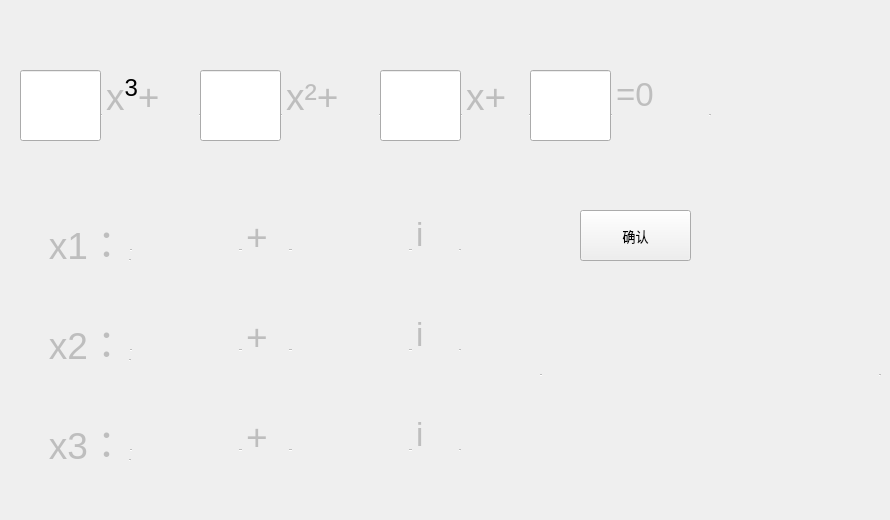
   <widget class="QWidget" name="page_3">
    <widget class="QTextEdit" name="textEdit_2">
     <property name="enabled">
      <bool>false</bool>
     </property>
     <property name="geometry">
      <rect>
       <x>100</x>
       <y>70</y>
       <width>101</width>
       <height>91</height>
      </rect>
     </property>
     <property name="font">
      <font>
       <pointsize>25</pointsize>
      </font>
     </property>
     <property name="frameShape">
      <enum>QFrame::HLine</enum>
     </property>
     <property name="html">
      <string>&lt;!DOCTYPE HTML PUBLIC &quot;-//W3C//DTD HTML 4.0//EN&quot; &quot;http://www.w3.org/TR/REC-html40/strict.dtd&quot;&gt;
&lt;html&gt;&lt;head&gt;&lt;meta name=&quot;qrichtext&quot; content=&quot;1&quot; /&gt;&lt;style type=&quot;text/css&quot;&gt;
p, li { white-space: pre-wrap; }
&lt;/style&gt;&lt;/head&gt;&lt;body style=&quot; font-family:'SimSun'; font-size:25pt; font-weight:400; font-style:normal;&quot;&gt;
&lt;p style=&quot; margin-top:0px; margin-bottom:0px; margin-left:0px; margin-right:0px; -qt-block-indent:0; text-indent:0px;&quot;&gt;&lt;span style=&quot; font-size:28pt;&quot;&gt;x&lt;/span&gt;&lt;span style=&quot; font-family:'宋体,Tahoma,sans-serif'; font-size:28pt; color:#000000; background-color:transparent; vertical-align:super;&quot;&gt;3&lt;/span&gt;&lt;span style=&quot; font-size:28pt;&quot;&gt;+&lt;/span&gt;&lt;/p&gt;&lt;/body&gt;&lt;/html&gt;</string>
     </property>
    </widget>
    <widget class="QTextEdit" name="textEdit_6">
     <property name="enabled">
      <bool>false</bool>
     </property>
     <property name="geometry">
      <rect>
       <x>280</x>
       <y>70</y>
       <width>101</width>
       <height>91</height>
      </rect>
     </property>
     <property name="font">
      <font>
       <pointsize>25</pointsize>
      </font>
     </property>
     <property name="frameShape">
      <enum>QFrame::HLine</enum>
     </property>
     <property name="html">
      <string>&lt;!DOCTYPE HTML PUBLIC &quot;-//W3C//DTD HTML 4.0//EN&quot; &quot;http://www.w3.org/TR/REC-html40/strict.dtd&quot;&gt;
&lt;html&gt;&lt;head&gt;&lt;meta name=&quot;qrichtext&quot; content=&quot;1&quot; /&gt;&lt;style type=&quot;text/css&quot;&gt;
p, li { white-space: pre-wrap; }
&lt;/style&gt;&lt;/head&gt;&lt;body style=&quot; font-family:'SimSun'; font-size:25pt; font-weight:400; font-style:normal;&quot;&gt;
&lt;p style=&quot; margin-top:0px; margin-bottom:0px; margin-left:0px; margin-right:0px; -qt-block-indent:0; text-indent:0px;&quot;&gt;&lt;span style=&quot; font-size:28pt;&quot;&gt;x²+&lt;/span&gt;&lt;/p&gt;&lt;/body&gt;&lt;/html&gt;</string>
     </property>
    </widget>
    <widget class="QTextEdit" name="textEdit_7">
     <property name="enabled">
      <bool>false</bool>
     </property>
     <property name="geometry">
      <rect>
       <x>460</x>
       <y>70</y>
       <width>71</width>
       <height>91</height>
      </rect>
     </property>
     <property name="font">
      <font>
       <pointsize>25</pointsize>
      </font>
     </property>
     <property name="frameShape">
      <enum>QFrame::HLine</enum>
     </property>
     <property name="html">
      <string>&lt;!DOCTYPE HTML PUBLIC &quot;-//W3C//DTD HTML 4.0//EN&quot; &quot;http://www.w3.org/TR/REC-html40/strict.dtd&quot;&gt;
&lt;html&gt;&lt;head&gt;&lt;meta name=&quot;qrichtext&quot; content=&quot;1&quot; /&gt;&lt;style type=&quot;text/css&quot;&gt;
p, li { white-space: pre-wrap; }
&lt;/style&gt;&lt;/head&gt;&lt;body style=&quot; font-family:'SimSun'; font-size:25pt; font-weight:400; font-style:normal;&quot;&gt;
&lt;p style=&quot; margin-top:0px; margin-bottom:0px; margin-left:0px; margin-right:0px; -qt-block-indent:0; text-indent:0px;&quot;&gt;&lt;span style=&quot; font-size:28pt;&quot;&gt;x+&lt;/span&gt;&lt;/p&gt;&lt;/body&gt;&lt;/html&gt;</string>
     </property>
    </widget>
    <widget class="QTextEdit" name="textEdit_8">
     <property name="enabled">
      <bool>false</bool>
     </property>
     <property name="geometry">
      <rect>
       <x>610</x>
       <y>70</y>
       <width>101</width>
       <height>91</height>
      </rect>
     </property>
     <property name="font">
      <font>
       <pointsize>25</pointsize>
      </font>
     </property>
     <property name="frameShape">
      <enum>QFrame::HLine</enum>
     </property>
     <property name="html">
      <string>&lt;!DOCTYPE HTML PUBLIC &quot;-//W3C//DTD HTML 4.0//EN&quot; &quot;http://www.w3.org/TR/REC-html40/strict.dtd&quot;&gt;
&lt;html&gt;&lt;head&gt;&lt;meta name=&quot;qrichtext&quot; content=&quot;1&quot; /&gt;&lt;style type=&quot;text/css&quot;&gt;
p, li { white-space: pre-wrap; }
&lt;/style&gt;&lt;/head&gt;&lt;body style=&quot; font-family:'SimSun'; font-size:25pt; font-weight:400; font-style:normal;&quot;&gt;
&lt;p style=&quot; margin-top:0px; margin-bottom:0px; margin-left:0px; margin-right:0px; -qt-block-indent:0; text-indent:0px;&quot;&gt;=0&lt;/p&gt;&lt;/body&gt;&lt;/html&gt;</string>
     </property>
    </widget>
    <widget class="QTextEdit" name="textEdit_9">
     <property name="enabled">
      <bool>false</bool>
     </property>
     <property name="geometry">
      <rect>
       <x>-10</x>
       <y>210</y>
       <width>141</width>
       <height>101</height>
      </rect>
     </property>
     <property name="font">
      <font>
       <pointsize>25</pointsize>
      </font>
     </property>
     <property name="layoutDirection">
      <enum>Qt::RightToLeft</enum>
     </property>
     <property name="frameShape">
      <enum>QFrame::HLine</enum>
     </property>
     <property name="html">
      <string>&lt;!DOCTYPE HTML PUBLIC &quot;-//W3C//DTD HTML 4.0//EN&quot; &quot;http://www.w3.org/TR/REC-html40/strict.dtd&quot;&gt;
&lt;html&gt;&lt;head&gt;&lt;meta name=&quot;qrichtext&quot; content=&quot;1&quot; /&gt;&lt;style type=&quot;text/css&quot;&gt;
p, li { white-space: pre-wrap; }
&lt;/style&gt;&lt;/head&gt;&lt;body style=&quot; font-family:'SimSun'; font-size:25pt; font-weight:400; font-style:normal;&quot;&gt;
&lt;p align=&quot;right&quot; style=&quot; margin-top:0px; margin-bottom:0px; margin-left:0px; margin-right:0px; -qt-block-indent:0; text-indent:0px;&quot;&gt;&lt;span style=&quot; font-size:28pt;&quot;&gt;x1：&lt;/span&gt;&lt;/p&gt;&lt;/body&gt;&lt;/html&gt;</string>
     </property>
    </widget>
    <widget class="QTextEdit" name="textEdit_10">
     <property name="enabled">
      <bool>false</bool>
     </property>
     <property name="geometry">
      <rect>
       <x>240</x>
       <y>210</y>
       <width>51</width>
       <height>81</height>
      </rect>
     </property>
     <property name="font">
      <font>
       <pointsize>25</pointsize>
      </font>
     </property>
     <property name="frameShape">
      <enum>QFrame::HLine</enum>
     </property>
     <property name="html">
      <string>&lt;!DOCTYPE HTML PUBLIC &quot;-//W3C//DTD HTML 4.0//EN&quot; &quot;http://www.w3.org/TR/REC-html40/strict.dtd&quot;&gt;
&lt;html&gt;&lt;head&gt;&lt;meta name=&quot;qrichtext&quot; content=&quot;1&quot; /&gt;&lt;style type=&quot;text/css&quot;&gt;
p, li { white-space: pre-wrap; }
&lt;/style&gt;&lt;/head&gt;&lt;body style=&quot; font-family:'SimSun'; font-size:25pt; font-weight:400; font-style:normal;&quot;&gt;
&lt;p style=&quot; margin-top:0px; margin-bottom:0px; margin-left:0px; margin-right:0px; -qt-block-indent:0; text-indent:0px;&quot;&gt;&lt;span style=&quot; font-size:28pt;&quot;&gt;+&lt;/span&gt;&lt;/p&gt;&lt;/body&gt;&lt;/html&gt;</string>
     </property>
    </widget>
    <widget class="QTextEdit" name="textEdit_x1_a">
     <property name="enabled">
      <bool>false</bool>
     </property>
     <property name="geometry">
      <rect>
       <x>130</x>
       <y>210</y>
       <width>111</width>
       <height>81</height>
      </rect>
     </property>
     <property name="font">
      <font>
       <pointsize>10</pointsize>
      </font>
     </property>
     <property name="frameShape">
      <enum>QFrame::HLine</enum>
     </property>
    </widget>
    <widget class="QTextEdit" name="textEdit_x1_b">
     <property name="enabled">
      <bool>false</bool>
     </property>
     <property name="geometry">
      <rect>
       <x>290</x>
       <y>210</y>
       <width>121</width>
       <height>81</height>
      </rect>
     </property>
     <property name="font">
      <font>
       <pointsize>10</pointsize>
      </font>
     </property>
     <property name="frameShape">
      <enum>QFrame::HLine</enum>
     </property>
    </widget>
    <widget class="QTextEdit" name="textEdit_13">
     <property name="enabled">
      <bool>false</bool>
     </property>
     <property name="geometry">
      <rect>
       <x>410</x>
       <y>210</y>
       <width>51</width>
       <height>81</height>
      </rect>
     </property>
     <property name="font">
      <font>
       <pointsize>25</pointsize>
      </font>
     </property>
     <property name="frameShape">
      <enum>QFrame::HLine</enum>
     </property>
     <property name="html">
      <string>&lt;!DOCTYPE HTML PUBLIC &quot;-//W3C//DTD HTML 4.0//EN&quot; &quot;http://www.w3.org/TR/REC-html40/strict.dtd&quot;&gt;
&lt;html&gt;&lt;head&gt;&lt;meta name=&quot;qrichtext&quot; content=&quot;1&quot; /&gt;&lt;style type=&quot;text/css&quot;&gt;
p, li { white-space: pre-wrap; }
&lt;/style&gt;&lt;/head&gt;&lt;body style=&quot; font-family:'SimSun'; font-size:25pt; font-weight:400; font-style:normal;&quot;&gt;
&lt;p style=&quot; margin-top:0px; margin-bottom:0px; margin-left:0px; margin-right:0px; -qt-block-indent:0; text-indent:0px;&quot;&gt;i&lt;/p&gt;&lt;/body&gt;&lt;/html&gt;</string>
     </property>
    </widget>
    <widget class="QTextEdit" name="textEdit_14">
     <property name="enabled">
      <bool>false</bool>
     </property>
     <property name="geometry">
      <rect>
       <x>-10</x>
       <y>310</y>
       <width>141</width>
       <height>101</height>
      </rect>
     </property>
     <property name="font">
      <font>
       <pointsize>25</pointsize>
      </font>
     </property>
     <property name="layoutDirection">
      <enum>Qt::RightToLeft</enum>
     </property>
     <property name="frameShape">
      <enum>QFrame::HLine</enum>
     </property>
     <property name="html">
      <string>&lt;!DOCTYPE HTML PUBLIC &quot;-//W3C//DTD HTML 4.0//EN&quot; &quot;http://www.w3.org/TR/REC-html40/strict.dtd&quot;&gt;
&lt;html&gt;&lt;head&gt;&lt;meta name=&quot;qrichtext&quot; content=&quot;1&quot; /&gt;&lt;style type=&quot;text/css&quot;&gt;
p, li { white-space: pre-wrap; }
&lt;/style&gt;&lt;/head&gt;&lt;body style=&quot; font-family:'SimSun'; font-size:25pt; font-weight:400; font-style:normal;&quot;&gt;
&lt;p align=&quot;right&quot; style=&quot; margin-top:0px; margin-bottom:0px; margin-left:0px; margin-right:0px; -qt-block-indent:0; text-indent:0px;&quot;&gt;&lt;span style=&quot; font-size:28pt;&quot;&gt;x2：&lt;/span&gt;&lt;/p&gt;&lt;/body&gt;&lt;/html&gt;</string>
     </property>
    </widget>
    <widget class="QTextEdit" name="textEdit_15">
     <property name="enabled">
      <bool>false</bool>
     </property>
     <property name="geometry">
      <rect>
       <x>-10</x>
       <y>410</y>
       <width>141</width>
       <height>101</height>
      </rect>
     </property>
     <property name="font">
      <font>
       <pointsize>25</pointsize>
      </font>
     </property>
     <property name="layoutDirection">
      <enum>Qt::RightToLeft</enum>
     </property>
     <property name="frameShape">
      <enum>QFrame::HLine</enum>
     </property>
     <property name="html">
      <string>&lt;!DOCTYPE HTML PUBLIC &quot;-//W3C//DTD HTML 4.0//EN&quot; &quot;http://www.w3.org/TR/REC-html40/strict.dtd&quot;&gt;
&lt;html&gt;&lt;head&gt;&lt;meta name=&quot;qrichtext&quot; content=&quot;1&quot; /&gt;&lt;style type=&quot;text/css&quot;&gt;
p, li { white-space: pre-wrap; }
&lt;/style&gt;&lt;/head&gt;&lt;body style=&quot; font-family:'SimSun'; font-size:25pt; font-weight:400; font-style:normal;&quot;&gt;
&lt;p align=&quot;right&quot; style=&quot; margin-top:0px; margin-bottom:0px; margin-left:0px; margin-right:0px; -qt-block-indent:0; text-indent:0px;&quot;&gt;&lt;span style=&quot; font-size:28pt;&quot;&gt;x3：&lt;/span&gt;&lt;/p&gt;&lt;/body&gt;&lt;/html&gt;</string>
     </property>
    </widget>
    <widget class="QTextEdit" name="textEdit_x2_a">
     <property name="enabled">
      <bool>false</bool>
     </property>
     <property name="geometry">
      <rect>
       <x>130</x>
       <y>310</y>
       <width>111</width>
       <height>81</height>
      </rect>
     </property>
     <property name="font">
      <font>
       <pointsize>10</pointsize>
      </font>
     </property>
     <property name="frameShape">
      <enum>QFrame::HLine</enum>
     </property>
    </widget>
    <widget class="QTextEdit" name="textEdit_x3_a">
     <property name="enabled">
      <bool>false</bool>
     </property>
     <property name="geometry">
      <rect>
       <x>130</x>
       <y>410</y>
       <width>111</width>
       <height>81</height>
      </rect>
     </property>
     <property name="font">
      <font>
       <pointsize>10</pointsize>
      </font>
     </property>
     <property name="frameShape">
      <enum>QFrame::HLine</enum>
     </property>
    </widget>
    <widget class="QTextEdit" name="add1">
     <property name="enabled">
      <bool>false</bool>
     </property>
     <property name="geometry">
      <rect>
       <x>240</x>
       <y>310</y>
       <width>51</width>
       <height>81</height>
      </rect>
     </property>
     <property name="font">
      <font>
       <pointsize>25</pointsize>
      </font>
     </property>
     <property name="frameShape">
      <enum>QFrame::HLine</enum>
     </property>
     <property name="html">
      <string>&lt;!DOCTYPE HTML PUBLIC &quot;-//W3C//DTD HTML 4.0//EN&quot; &quot;http://www.w3.org/TR/REC-html40/strict.dtd&quot;&gt;
&lt;html&gt;&lt;head&gt;&lt;meta name=&quot;qrichtext&quot; content=&quot;1&quot; /&gt;&lt;style type=&quot;text/css&quot;&gt;
p, li { white-space: pre-wrap; }
&lt;/style&gt;&lt;/head&gt;&lt;body style=&quot; font-family:'SimSun'; font-size:25pt; font-weight:400; font-style:normal;&quot;&gt;
&lt;p style=&quot; margin-top:0px; margin-bottom:0px; margin-left:0px; margin-right:0px; -qt-block-indent:0; text-indent:0px;&quot;&gt;&lt;span style=&quot; font-size:28pt;&quot;&gt;+&lt;/span&gt;&lt;/p&gt;&lt;/body&gt;&lt;/html&gt;</string>
     </property>
    </widget>
    <widget class="QTextEdit" name="add2">
     <property name="enabled">
      <bool>false</bool>
     </property>
     <property name="geometry">
      <rect>
       <x>240</x>
       <y>410</y>
       <width>51</width>
       <height>81</height>
      </rect>
     </property>
     <property name="font">
      <font>
       <pointsize>25</pointsize>
      </font>
     </property>
     <property name="frameShape">
      <enum>QFrame::HLine</enum>
     </property>
     <property name="html">
      <string>&lt;!DOCTYPE HTML PUBLIC &quot;-//W3C//DTD HTML 4.0//EN&quot; &quot;http://www.w3.org/TR/REC-html40/strict.dtd&quot;&gt;
&lt;html&gt;&lt;head&gt;&lt;meta name=&quot;qrichtext&quot; content=&quot;1&quot; /&gt;&lt;style type=&quot;text/css&quot;&gt;
p, li { white-space: pre-wrap; }
&lt;/style&gt;&lt;/head&gt;&lt;body style=&quot; font-family:'SimSun'; font-size:25pt; font-weight:400; font-style:normal;&quot;&gt;
&lt;p style=&quot; margin-top:0px; margin-bottom:0px; margin-left:0px; margin-right:0px; -qt-block-indent:0; text-indent:0px;&quot;&gt;&lt;span style=&quot; font-size:28pt;&quot;&gt;+&lt;/span&gt;&lt;/p&gt;&lt;/body&gt;&lt;/html&gt;</string>
     </property>
    </widget>
    <widget class="QTextEdit" name="textEdit_x2_b">
     <property name="enabled">
      <bool>false</bool>
     </property>
     <property name="geometry">
      <rect>
       <x>290</x>
       <y>310</y>
       <width>121</width>
       <height>81</height>
      </rect>
     </property>
     <property name="font">
      <font>
       <pointsize>10</pointsize>
      </font>
     </property>
     <property name="frameShape">
      <enum>QFrame::HLine</enum>
     </property>
    </widget>
    <widget class="QTextEdit" name="textEdit_x3_b">
     <property name="enabled">
      <bool>false</bool>
     </property>
     <property name="geometry">
      <rect>
       <x>290</x>
       <y>410</y>
       <width>121</width>
       <height>81</height>
      </rect>
     </property>
     <property name="font">
      <font>
       <pointsize>10</pointsize>
      </font>
     </property>
     <property name="frameShape">
      <enum>QFrame::HLine</enum>
     </property>
    </widget>
    <widget class="QTextEdit" name="i1">
     <property name="enabled">
      <bool>false</bool>
     </property>
     <property name="geometry">
      <rect>
       <x>410</x>
       <y>310</y>
       <width>51</width>
       <height>81</height>
      </rect>
     </property>
     <property name="font">
      <font>
       <pointsize>25</pointsize>
      </font>
     </property>
     <property name="frameShape">
      <enum>QFrame::HLine</enum>
     </property>
     <property name="html">
      <string>&lt;!DOCTYPE HTML PUBLIC &quot;-//W3C//DTD HTML 4.0//EN&quot; &quot;http://www.w3.org/TR/REC-html40/strict.dtd&quot;&gt;
&lt;html&gt;&lt;head&gt;&lt;meta name=&quot;qrichtext&quot; content=&quot;1&quot; /&gt;&lt;style type=&quot;text/css&quot;&gt;
p, li { white-space: pre-wrap; }
&lt;/style&gt;&lt;/head&gt;&lt;body style=&quot; font-family:'SimSun'; font-size:25pt; font-weight:400; font-style:normal;&quot;&gt;
&lt;p style=&quot; margin-top:0px; margin-bottom:0px; margin-left:0px; margin-right:0px; -qt-block-indent:0; text-indent:0px;&quot;&gt;i&lt;/p&gt;&lt;/body&gt;&lt;/html&gt;</string>
     </property>
    </widget>
    <widget class="QTextEdit" name="i2">
     <property name="enabled">
      <bool>false</bool>
     </property>
     <property name="geometry">
      <rect>
       <x>410</x>
       <y>410</y>
       <width>51</width>
       <height>81</height>
      </rect>
     </property>
     <property name="font">
      <font>
       <pointsize>25</pointsize>
      </font>
     </property>
     <property name="frameShape">
      <enum>QFrame::HLine</enum>
     </property>
     <property name="html">
      <string>&lt;!DOCTYPE HTML PUBLIC &quot;-//W3C//DTD HTML 4.0//EN&quot; &quot;http://www.w3.org/TR/REC-html40/strict.dtd&quot;&gt;
&lt;html&gt;&lt;head&gt;&lt;meta name=&quot;qrichtext&quot; content=&quot;1&quot; /&gt;&lt;style type=&quot;text/css&quot;&gt;
p, li { white-space: pre-wrap; }
&lt;/style&gt;&lt;/head&gt;&lt;body style=&quot; font-family:'SimSun'; font-size:25pt; font-weight:400; font-style:normal;&quot;&gt;
&lt;p style=&quot; margin-top:0px; margin-bottom:0px; margin-left:0px; margin-right:0px; -qt-block-indent:0; text-indent:0px;&quot;&gt;i&lt;/p&gt;&lt;/body&gt;&lt;/html&gt;</string>
     </property>
    </widget>
    <widget class="QPushButton" name="pushButton_2">
     <property name="geometry">
      <rect>
       <x>580</x>
       <y>210</y>
       <width>111</width>
       <height>51</height>
      </rect>
     </property>
     <property name="font">
      <font>
       <pointsize>10</pointsize>
      </font>
     </property>
     <property name="text">
      <string>确认</string>
     </property>
    </widget>
    <widget class="QTextEdit" name="textEdit_besides">
     <property name="enabled">
      <bool>false</bool>
     </property>
     <property name="geometry">
      <rect>
       <x>540</x>
       <y>310</y>
       <width>341</width>
       <height>131</height>
      </rect>
     </property>
     <property name="font">
      <font>
       <pointsize>15</pointsize>
       <weight>75</weight>
       <bold>true</bold>
      </font>
     </property>
     <property name="frameShape">
      <enum>QFrame::HLine</enum>
     </property>
    </widget>
    <widget class="QLineEdit" name="textEditaa">
     <property name="geometry">
      <rect>
       <x>20</x>
       <y>70</y>
       <width>81</width>
       <height>71</height>
      </rect>
     </property>
     <property name="sizePolicy">
      <sizepolicy hsizetype="Expanding" vsizetype="Expanding">
       <horstretch>0</horstretch>
       <verstretch>0</verstretch>
      </sizepolicy>
     </property>
     <property name="font">
      <font>
       <pointsize>25</pointsize>
      </font>
     </property>
     <property name="cursorMoveStyle">
      <enum>Qt::VisualMoveStyle</enum>
     </property>
    </widget>
    <widget class="QLineEdit" name="textEdit_a_2">
     <property name="geometry">
      <rect>
       <x>200</x>
       <y>70</y>
       <width>81</width>
       <height>71</height>
      </rect>
     </property>
     <property name="sizePolicy">
      <sizepolicy hsizetype="Expanding" vsizetype="Expanding">
       <horstretch>0</horstretch>
       <verstretch>0</verstretch>
      </sizepolicy>
     </property>
     <property name="font">
      <font>
       <pointsize>25</pointsize>
      </font>
     </property>
    </widget>
    <widget class="QLineEdit" name="textEdit_b_2">
     <property name="geometry">
      <rect>
       <x>380</x>
       <y>70</y>
       <width>81</width>
       <height>71</height>
      </rect>
     </property>
     <property name="sizePolicy">
      <sizepolicy hsizetype="Expanding" vsizetype="Expanding">
       <horstretch>0</horstretch>
       <verstretch>0</verstretch>
      </sizepolicy>
     </property>
     <property name="font">
      <font>
       <pointsize>25</pointsize>
      </font>
     </property>
    </widget>
    <widget class="QLineEdit" name="textEdit_c_2">
     <property name="geometry">
      <rect>
       <x>530</x>
       <y>70</y>
       <width>81</width>
       <height>71</height>
      </rect>
     </property>
     <property name="sizePolicy">
      <sizepolicy hsizetype="Expanding" vsizetype="Expanding">
       <horstretch>0</horstretch>
       <verstretch>0</verstretch>
      </sizepolicy>
     </property>
     <property name="font">
      <font>
       <pointsize>25</pointsize>
      </font>
     </property>
    </widget>
   </widget>
